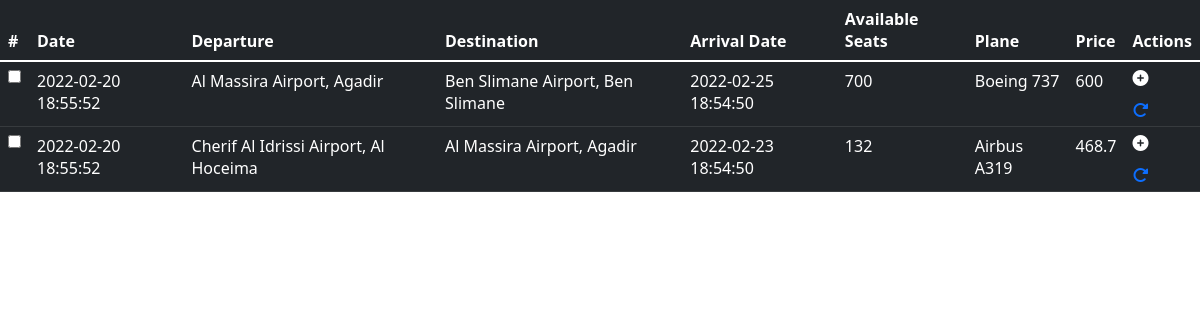
The page /Website/public/index.php (signed in) on the database its author committed.
### tables this page shows
CREATE TABLE `vols` (
  `volID` int(11) NOT NULL,
  `planeID` int(11) DEFAULT NULL,
  `departureDate` timestamp NOT NULL DEFAULT current_timestamp() ON UPDATE current_timestamp(),
  `arrivalDate` timestamp NOT NULL DEFAULT '0000-00-00 00:00:00',
  `availableSeats` int(11) NOT NULL,
  `price` float DEFAULT NULL,
  `createdAt` timestamp NOT NULL DEFAULT current_timestamp(),
  `state` varchar(20) DEFAULT NULL
);

CREATE TABLE `airports` (
  `airportID` int(11) NOT NULL,
  `airportAdress` varchar(100) NOT NULL
);

CREATE TABLE `planes` (
  `planeID` int(11) NOT NULL,
  `model` varchar(50) DEFAULT NULL,
  `seats` int(11) NOT NULL
);

### Website/app/lib/Core.php (called while the page is built, shortened)
<?php
    class Core{
        protected $currentMethod = 'index';
        public function __construct(){
            $url = $this->getUrl();
            $this->currentController = new $this->currentController;
            $this->params = $url ? array_values($url): [];
            call_user_func_array([$this->currentController, $this->currentMethod], $this->params);
        }
    }
?>

### Website/app/require.php (called while the page is built, shortened)
<?php
    require_once 'lib/Core.php';
    require_once 'lib/Controller.php';
    require_once 'lib/Database.php';
    require_once 'lib/Model.php';
    $init = new Core();
?>

### Website/public/index.php (called while the page is built)
<?php
    require_once '../app/require.php';
?>

### Website/app/lib/Database.php (called while the page is built, shortened)
<?php
    class Database {
        private $dbHost = DB_HOST;
        private $dbUser = DB_USER;
        private $dbPass = DB_PASS;
        private $dbName = DB_NAME;
        private $dbPort = DB_PORT;
        private $statement;
        private $dbHandler;
        public function __construct(){
            $conn = 'mysql:host=' . $this->dbHost . ';port=' . $this->dbPort . ';dbname=' . $this->dbName;
            $options = array(
                PDO::ATTR_PERSISTENT => true,
                PDO::ATTR_ERRMODE => PDO::ERRMODE_EXCEPTION
            );
            try{
                $this->dbHandler = new PDO($conn, $this->dbUser, $this->dbPass, $options);
            } catch(PDOException $e){
                $this->error = $e->getMessage();
                echo $this->error;
            }
        }
        public function query($sql){
            $this->statement = $this->dbHandler->prepare($sql);
        }
        public function execute () {
            return $this->statement->execute();
        }
        public function resultSet(){
            $this->execute();
            return $this->statement->fetchAll(PDO::FETCH_OBJ);
        }
    }
?>

### Website/app/lib/Model.php (called while the page is built)
<?php
    class Model {
        protected $db;
        protected $table = "";
        public function __construct(){
            $this->db = new Database;
        }
        public function getTable(){
            $this->db->query("SELECT * FROM " . $this->table);
            $result = $this->db->resultSet();
            return $result;
        }
    }
?>

### Website/app/models/Flight.php (called while the page is built, shortened)
<?php
    require_once ('Plane.php');
    Class Flight extends Plane{
        public function getFlights(){
            return $this->getTable();
        }
    }
?>

### Website/app/models/Airport.php (called while the page is built, shortened)
<?php
    class Airport extends Model{
        public function __construct(){
            $this->table = 'airports';
        }
        public function getAirports(){
            return $this->getTable();
        }
    }
?>

### Website/app/models/Plane.php (called while the page is built, shortened)
<?php
    Class Plane extends Model{
        public function __construct(){
            $this->table = 'planes';
        }
        public function getPlanes(){
            return $this->getTable();
        }
    }
?>

### Website/app/views/dashboard/index.php (the view, shortened to what this page needs)
<html>
    <head>
        <link href="https://cdn.jsdelivr.net/npm/bootstrap@5.1.3/dist/css/bootstrap.min.css" rel="stylesheet">
    </head>
    <body>
        <table class="table table-dark table-hover">
            <thead>
                <tr>
                    <th scope="col">#</th>
                    <th scope="col">Date</th>
                    <th scope="col">Departure</th>
                    <th scope="col">Destination</th>
                    <th scope="col">Arrival Date</th>
                    <th scope="col">Available Seats</th>
                    <th scope="col">Plane</th>
                    <th scope="col">Price</th>
                    <th scopre="col">Actions</th>
                </tr>
            </thead>
            <tbody>
                <?php foreach ($data['flights'] as $flight) { ?>
                    <tr id="<?php echo $flight->volID; ?>">
                        <th scope="row"><input style="color:white;" type="checkbox" id="" name="" value=""></th>
                        <td><?= $flight->departureDate; ?></td>
                        <td><?= $flight->departureAdress ; ?></td>
                        <td><?= $flight->destinationAdress; ?></td>
                        <td><?= $flight->arrivalDate; ?></td>
                        <td><?= $flight->availableSeats; ?></td>
                        <td><?= $flight->plane; ?></td>
                        <td><?= $flight->price; ?></td>
                        <td>
                            <div class="">
                                <form class="" action="" method="POST">
                                    <a href="#"><i style="color:white;" class="fa-solid fa-circle-plus"></i></a>
                                </form>
                                <a href="#"><i class="fa-solid fa-rotate-right"></i></a>
                            </div>
                        </td>
                    </tr>
                <?php } ?>
            </tbody>
        </table>
    </body>
</html>

### Website/app/controllers/Pages.php (shortened to what this page needs)
<?php
    require_once "Flights.php";
    class Pages extends Controller{
        public function index(){
            if(isset($_SESSION['loggedIn'])){
                if($_SESSION['privilege'] == 'admin'){
                    $flightsController = new Flights;
                    $flightsController->setReadableData();
                }
            } else {
                $this->view('pages/login');
            }
        }
    }
?>

### Website/app/controllers/Flights.php (shortened to what this page needs)
<?php
    Class Flights extends Planes{
        public function __construct(){
            $this->flightModel = $this->model('Flight');
            $this->planeModel = $this->model('Plane');
            $this->airportModel = $this->model('Airport');
        }
        public function showFlights($flights){
            $data = [
                'Session user' => ucwords($_SESSION['privilege']),
                'flights' => $flights
            ];
            if($_SESSION['privelege'] = 'admin'){
                $this->view('dashboard/index', $data);
            } else {
                $this->view('pages/index', $data);
            }
        }
        public function setReadableData(){
            $flights = $this->flightModel->getFlights();
            $planes = $this->planeModel->getPlanes();
            $airports = $this->airportModel->getAirports();
            $departures = $this->flightModel->getDepartures();
            $destinations = $this->flightModel->getDestinations();
            foreach ($flights as $flight){
                foreach($planes as $plane){
                    if($flight->planeID == $plane->planeID){
                        $flight->plane = $plane->model;
                    }
                }
                foreach($departures as $departure){
                    if($flight->volID == $departure->volID){
                        foreach($airports as $airport){
                            if($departure->airportID == $airport->airportID){
                                $flight->departureAdress = $airport->airportAdress;
                            }
                        }
                    }
                }
                foreach($destinations as $destination){
                    if($flight->volID == $destination->volID){
                        foreach($airports as $airport){
                            if($destination->airportID == $airport->airportID){
                                $flight->destinationAdress = $airport->airportAdress;
                            }
                        }
                    }
                }
            }
            $this->showFlights($flights);
         }
    }
?>

### Website/app/lib/Controller.php (shortened to what this page needs)
<?php
    class  Controller {
        public function model($model){
            return new $model;
        }
        public function view($view, $data = []){
            if(file_exists('../app/views/'. $view . '.php')){
                require_once '../app/views/'. $view . '.php';
            } else {
                die("View does not exists");
            }
        }
    }
?>

### rows shown on the page
vols: departureDate "2022-02-20 18:55:52", arrivalDate "2022-02-25 18:54:50", availableSeats "700", planeID.model "Boeing 737", price "600"
airports: airportAdress "Al Massira Airport, Agadir"
airports: airportAdress "Ben Slimane Airport, Ben Slimane"
vols: departureDate "2022-02-20 18:55:52", arrivalDate "2022-02-23 18:54:50", availableSeats "132", planeID.model "Airbus A319", price "468.7"
airports: airportAdress "Cherif Al Idrissi Airport, Al Hoceima"
